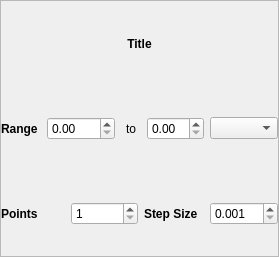
<?xml version="1.0" encoding="UTF-8"?>
<ui version="4.0">
 <class>Form</class>
 <widget class="QWidget" name="Form">
  <property name="geometry">
   <rect>
    <x>0</x>
    <y>0</y>
    <width>279</width>
    <height>257</height>
   </rect>
  </property>
  <property name="windowTitle">
   <string>Form</string>
  </property>
  <layout class="QVBoxLayout" name="verticalLayout_2">
   <property name="spacing">
    <number>0</number>
   </property>
   <property name="leftMargin">
    <number>0</number>
   </property>
   <property name="topMargin">
    <number>0</number>
   </property>
   <property name="rightMargin">
    <number>0</number>
   </property>
   <property name="bottomMargin">
    <number>0</number>
   </property>
   <item>
    <widget class="QFrame" name="frame_3">
     <property name="frameShape">
      <enum>QFrame::StyledPanel</enum>
     </property>
     <property name="frameShadow">
      <enum>QFrame::Raised</enum>
     </property>
     <layout class="QVBoxLayout" name="verticalLayout">
      <property name="spacing">
       <number>0</number>
      </property>
      <property name="leftMargin">
       <number>0</number>
      </property>
      <property name="topMargin">
       <number>0</number>
      </property>
      <property name="rightMargin">
       <number>0</number>
      </property>
      <property name="bottomMargin">
       <number>0</number>
      </property>
      <item>
       <widget class="QLabel" name="titleLabel">
        <property name="font">
         <font>
          <weight>75</weight>
          <bold>true</bold>
         </font>
        </property>
        <property name="text">
         <string>Title</string>
        </property>
        <property name="alignment">
         <set>Qt::AlignCenter</set>
        </property>
       </widget>
      </item>
      <item>
       <widget class="QFrame" name="frame">
        <property name="frameShape">
         <enum>QFrame::NoFrame</enum>
        </property>
        <property name="frameShadow">
         <enum>QFrame::Raised</enum>
        </property>
        <property name="lineWidth">
         <number>0</number>
        </property>
        <layout class="QHBoxLayout" name="horizontalLayout">
         <property name="leftMargin">
          <number>0</number>
         </property>
         <property name="topMargin">
          <number>0</number>
         </property>
         <property name="rightMargin">
          <number>0</number>
         </property>
         <property name="bottomMargin">
          <number>0</number>
         </property>
         <item>
          <widget class="QLabel" name="rangeLabel">
           <property name="font">
            <font>
             <weight>75</weight>
             <bold>true</bold>
            </font>
           </property>
           <property name="text">
            <string>Range</string>
           </property>
          </widget>
         </item>
         <item>
          <widget class="QDoubleSpinBox" name="low">
           <property name="sizePolicy">
            <sizepolicy hsizetype="Minimum" vsizetype="Fixed">
             <horstretch>0</horstretch>
             <verstretch>0</verstretch>
            </sizepolicy>
           </property>
           <property name="minimumSize">
            <size>
             <width>0</width>
             <height>0</height>
            </size>
           </property>
           <property name="maximumSize">
            <size>
             <width>68</width>
             <height>16777215</height>
            </size>
           </property>
           <property name="maximum">
            <double>1000000.000000000000000</double>
           </property>
           <property name="value">
            <double>0.000000000000000</double>
           </property>
          </widget>
         </item>
         <item>
          <widget class="QLabel" name="label_4">
           <property name="sizePolicy">
            <sizepolicy hsizetype="Preferred" vsizetype="Preferred">
             <horstretch>0</horstretch>
             <verstretch>0</verstretch>
            </sizepolicy>
           </property>
           <property name="maximumSize">
            <size>
             <width>20</width>
             <height>16777215</height>
            </size>
           </property>
           <property name="text">
            <string>to</string>
           </property>
           <property name="alignment">
            <set>Qt::AlignCenter</set>
           </property>
          </widget>
         </item>
         <item>
          <widget class="QDoubleSpinBox" name="high">
           <property name="sizePolicy">
            <sizepolicy hsizetype="Minimum" vsizetype="Fixed">
             <horstretch>0</horstretch>
             <verstretch>0</verstretch>
            </sizepolicy>
           </property>
           <property name="maximumSize">
            <size>
             <width>68</width>
             <height>16777215</height>
            </size>
           </property>
          </widget>
         </item>
         <item>
          <widget class="QComboBox" name="units">
           <property name="maximumSize">
            <size>
             <width>68</width>
             <height>16777215</height>
            </size>
           </property>
          </widget>
         </item>
        </layout>
       </widget>
      </item>
      <item>
       <widget class="QFrame" name="frame_2">
        <property name="frameShape">
         <enum>QFrame::NoFrame</enum>
        </property>
        <property name="frameShadow">
         <enum>QFrame::Raised</enum>
        </property>
        <property name="lineWidth">
         <number>0</number>
        </property>
        <layout class="QHBoxLayout" name="horizontalLayout_2">
         <property name="leftMargin">
          <number>0</number>
         </property>
         <property name="topMargin">
          <number>0</number>
         </property>
         <property name="rightMargin">
          <number>0</number>
         </property>
         <property name="bottomMargin">
          <number>0</number>
         </property>
         <item>
          <widget class="QLabel" name="pointsLabel">
           <property name="font">
            <font>
             <weight>75</weight>
             <bold>true</bold>
            </font>
           </property>
           <property name="text">
            <string>Points</string>
           </property>
          </widget>
         </item>
         <item>
          <widget class="QSpinBox" name="points">
           <property name="sizePolicy">
            <sizepolicy hsizetype="Minimum" vsizetype="Fixed">
             <horstretch>0</horstretch>
             <verstretch>0</verstretch>
            </sizepolicy>
           </property>
           <property name="maximumSize">
            <size>
             <width>68</width>
             <height>16777215</height>
            </size>
           </property>
           <property name="minimum">
            <number>1</number>
           </property>
           <property name="maximum">
            <number>10000000</number>
           </property>
          </widget>
         </item>
         <item>
          <widget class="QLabel" name="stepLabel">
           <property name="maximumSize">
            <size>
             <width>60</width>
             <height>16777215</height>
            </size>
           </property>
           <property name="font">
            <font>
             <weight>75</weight>
             <bold>true</bold>
            </font>
           </property>
           <property name="text">
            <string>Step Size</string>
           </property>
          </widget>
         </item>
         <item>
          <widget class="QDoubleSpinBox" name="step">
           <property name="sizePolicy">
            <sizepolicy hsizetype="Minimum" vsizetype="Fixed">
             <horstretch>0</horstretch>
             <verstretch>0</verstretch>
            </sizepolicy>
           </property>
           <property name="maximumSize">
            <size>
             <width>68</width>
             <height>16777215</height>
            </size>
           </property>
           <property name="decimals">
            <number>3</number>
           </property>
           <property name="minimum">
            <double>0.001000000000000</double>
           </property>
           <property name="maximum">
            <double>1000000.000000000000000</double>
           </property>
           <property name="singleStep">
            <double>0.100000000000000</double>
           </property>
          </widget>
         </item>
        </layout>
       </widget>
      </item>
     </layout>
    </widget>
   </item>
  </layout>
 </widget>
 <resources/>
 <connections/>
</ui>
